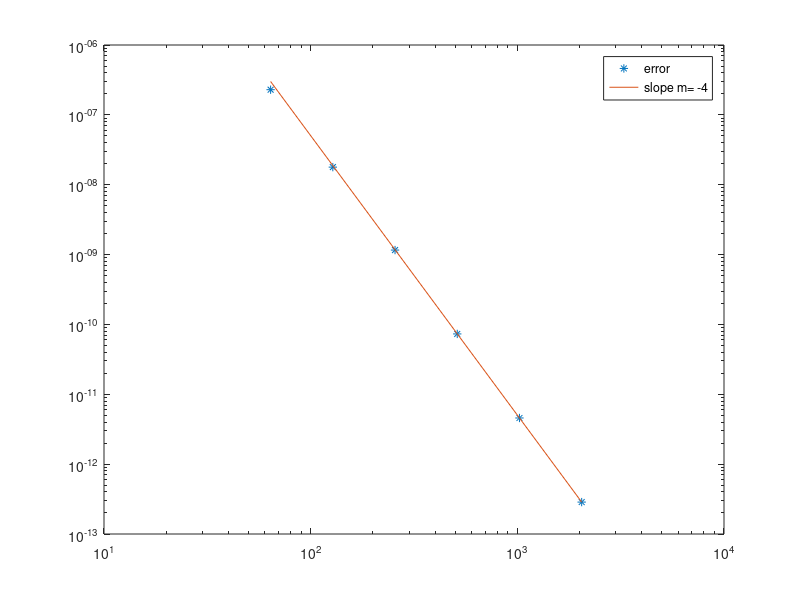

This figure's MATLAB source:

clear all
close all
%    ex2 homework1
%   y'=-10y^2
%   y0=1

odefun=@(x) -10*x^2;
exactsol= @(t) 1./(10*t+1);
y0=1;
T=2;
hvalues=[2^-5,2^-6,2^-7,2^-8,2^-9,2^-10];
err=NaN(1,6);

%odefun=@(t,x) -10*x^2;
%[inutile,solesatta]=ode45(odefun,[0,2],y0);
%plot(tspan,yout,'o',inutile,solesatta,'*-');

%subplot(2,3,1)
%plot(tspan,yout,'o', tspan,exactsol(tspan));

counter=0;
for h=hvalues
    counter=counter+1;
    step=T/h;
    tspan=linspace(0,T,step+1);
    yout=[y0,NaN(1,step)];
    
    for n=1:step
        stadi=NaN(1,4);
        stadi(1)=yout(n);
        stadi(2)=yout(n)+h/2*odefun(stadi(1));
        stadi(3)=yout(n)+h/2*odefun(stadi(2));
        stadi(4)=yout(n)+h*odefun(stadi(3));
        yout(n+1)=yout(n)+h/6*(odefun(stadi(1))+2*odefun(stadi(2))+2*odefun(stadi(3))+odefun(stadi(4)));
    end
    err(counter)=abs(exactsol(tspan(end))-yout(end));
    subplot(2,3,counter);
    plot(tspan,yout,'o', tspan,exactsol(tspan));
end
pause
subplot(1,1,1);
stepvalues=T./hvalues;
loglog(stepvalues,err,'*',stepvalues,err(end)*(stepvalues/stepvalues(end)).^(-4));
legend({'error','slope m= -4'},'Location','northeast')







